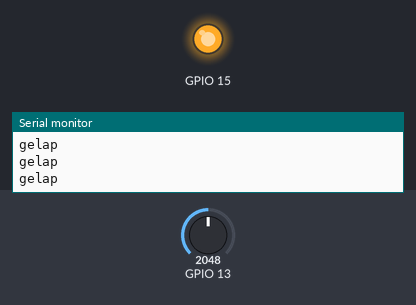
A sketch run on a simulated ESP32. Parts: output pins drawn as LEDs (lit = HIGH), the last lines printed to the serial monitor. Inputs (shaded band) come from the test bench; at power-on: GPIO 13 = 2048.

Above: at 1.2 s.
1.3 s: GPIO 13 set to 745
4.3 s: GPIO 13 set to 630
At 4.6 s:
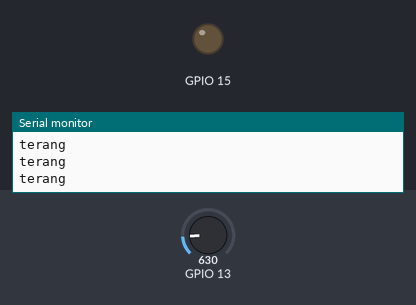
Timing chart, 0 to 7.3 s (numbered marks = the images above; inputs shaded):
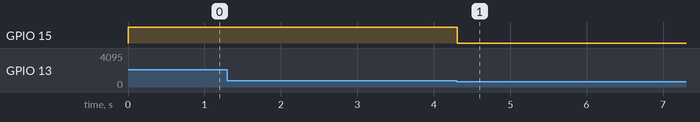

The sketch:

esp32_LDR.ino
```cpp
void setup() {
  Serial.begin(9600);
  pinMode (13,INPUT);
  pinMode (15,OUTPUT);

}

void loop() {
  int datasensor = analogRead(13);
  /*Serial.print("nilai : ");
  Serial.print(datasensor);
  Serial.println();*/

  if (datasensor<700){
    digitalWrite(15,LOW);
    Serial.println("terang");
  }
  else{
    digitalWrite(15,HIGH);
    Serial.println("gelap");
  }

}
```

Measured:
- the behaviour switches between 700 and 699 on GPIO 13 (found by bisection; images 0 and 1)
- after the input at 4.3 s, GPIO 15: HIGH → LOW at once
